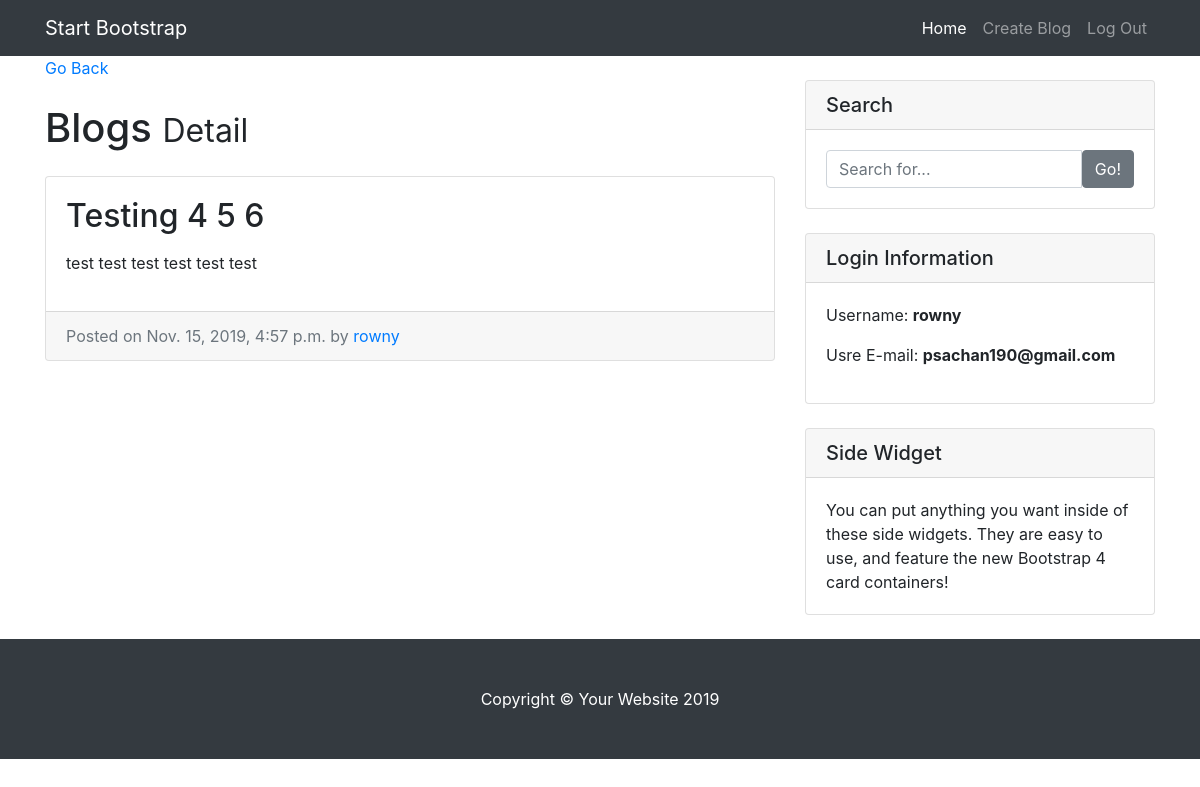
Screenshot of /entry/11/ (signed in) with the database file from the repository.
### entries/models.py (models this page shows, shortened)
class Entry (models.Model):
	entry_title = models.CharField(max_length=50)
	entry_text = models.TextField()
	entry_date = models.DateTimeField(auto_now_add=True)
	entry_author= models.ForeignKey(User, on_delete=models.CASCADE)
	class Meta:
		verbose_name_plural = "entries"

### entries/views.py (the view)
# urls.py: path('entry/<int:pk>/', EntryView.as_view(), name="entry-detail"),
class EntryView(LoginRequiredMixin, DetailView):
	model = Entry
	template_name = "entries/entry_detail.html"

### entries/templates/entries/entry_detail.html
{% extends "entries/base.html" %}
{% block content %}
      <div class="col-md-8">
        <a href="{% url 'blog-home' %}">Go Back</a>
        <h1 class="my-4">Blogs
          <small>Detail</small>
        </h1>
        <div class="card mb-4">
          <div class="card-body">
            <h2 class="card-title">{{ object.entry_title }}</h2>
            <p class="card-text">{{ object.entry_text|linebreaks }}</p>
          </div>
          <div class="card-footer text-muted">
            Posted on {{ object.entry_date }} by
            <a href="#">{{ object.entry_author }}</a>
          </div>
        </div>
      </div>
{% endblock %}

### entries/templates/entries/base.html (shortened to what this page needs)
{% load static %}
<!DOCTYPE html>
<html lang="en">
<head>
  <link href="{% static 'entries/vendor/bootstrap/css/bootstrap.min.css' %}" rel="stylesheet">
  <link href="{% static 'entries/css/blog-home.css' %}" rel="stylesheet">
</head>
<body>
  <nav class="navbar navbar-expand-lg navbar-dark bg-dark fixed-top">
    <div class="container">
      <a class="navbar-brand" href=" {% url 'blog-home' %}">Start Bootstrap</a>
      <div class="collapse navbar-collapse" id="navbarResponsive">
        <ul class="navbar-nav ml-auto">
          <li class="nav-item active">
            <a class="nav-link" href=" {% url 'blog-home' %}">Home
            </a>
          </li>
          <li class="nav-item">
            <a class="nav-link" href="{% url 'create_entry' %}">Create Blog</a>
          </li>
          <li class="nav-item">
            <a class="nav-link" href="{% url 'logout' %}">Log Out</a>
          </li>
        </ul>
      </div>
    </div>
  </nav>
  <div class="container">
    <div class="row">
      {% block content %} {% endblock %}
      <div class="col-md-4">
        <div class="card my-4">
          <h5 class="card-header">Search</h5>
          <div class="card-body">
            <div class="input-group">
              <input type="text" class="form-control" placeholder="Search for...">
              <span class="input-group-btn">
                <button class="btn btn-secondary" type="button">Go!</button>
              </span>
            </div>
          </div>
        </div>
        <div class="card my-4">
          <h5 class="card-header">Login Information</h5>
          <div class="card-body">
            <div class="row">
              <div class="col-lg-12">
                <p>Username: <b>{{ user.username}}</b></p>
                <p>Usre E-mail: <b>{{ user.email}}</b></p>
              </div>
            </div>
          </div>
        </div>
        <div class="card my-4">
          <h5 class="card-header">Side Widget</h5>
          <div class="card-body">
            You can put anything you want inside of these side widgets. They are easy to use, and feature the new Bootstrap 4 card containers!
          </div>
        </div>
      </div>
    </div>
  </div>
  <footer class="py-5 bg-dark">
    <div class="container">
      <p class="m-0 text-center text-white">Copyright &copy; Your Website 2019</p>
    </div>
  </footer>
</body>
</html>

### entries/static/entries/css/blog-home.css (style rules this page uses)
body { padding-top: 56px; }

### rows the page displays
Entry: entry_title "Testing 4 5 6", entry_text "test test test test test test", entry_date "Nov. 15, 2019, 4:57 p.m.", entry_author "rowny"

### other values shown
{{ user.username }} "rowny"
{{ user.email }} "psachan190@gmail.com"
